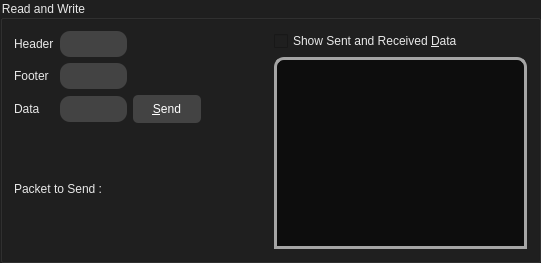
             <widget class="QGroupBox" name="groupBox_2">
              <property name="styleSheet">
               <string notr="true">background-color: rgb(31, 31, 31);
font: 10pt &quot;Segoe UI&quot;;
color: rgb(232, 232, 232);
</string>
              </property>
              <property name="title">
               <string>Read and Write</string>
              </property>
              <layout class="QHBoxLayout" name="horizontalLayout_2">
               <item>
                <layout class="QHBoxLayout" name="horizontalLayout" stretch="5,5">
                 <item>
                  <layout class="QVBoxLayout" name="verticalLayout_2">
                   <property name="bottomMargin">
                    <number>0</number>
                   </property>
                   <item>
                    <layout class="QGridLayout" name="gridLayout" columnstretch="1,2,2,2">
                     <item row="0" column="0">
                      <widget class="QLabel" name="lbl_header">
                       <property name="text">
                        <string>Header</string>
                       </property>
                      </widget>
                     </item>
                     <item row="0" column="1">
                      <widget class="QLineEdit" name="txb_header">
                       <property name="styleSheet">
                        <string notr="true">QLineEdit{
	background: #434343;
	color: #fff;
	border-radius:10px;
	padding:5px;
}
QLineEdit:focus{
  	background-color: rgb(115, 115, 115);
}</string>
                       </property>
                      </widget>
                     </item>
                     <item row="1" column="0">
                      <widget class="QLabel" name="lbl_footer">
                       <property name="text">
                        <string>Footer</string>
                       </property>
                      </widget>
                     </item>
                     <item row="1" column="1">
                      <widget class="QLineEdit" name="txb_footer">
                       <property name="styleSheet">
                        <string notr="true">QLineEdit{
	background: #434343;
	color: #fff;
	border-radius:10px;
	padding:5px;
}
QLineEdit:focus{
  	background-color: rgb(115, 115, 115);
}</string>
                       </property>
                      </widget>
                     </item>
                     <item row="2" column="0">
                      <widget class="QLabel" name="lbl_data">
                       <property name="text">
                        <string>Data</string>
                       </property>
                      </widget>
                     </item>
                     <item row="2" column="1">
                      <widget class="QLineEdit" name="txb_data">
                       <property name="styleSheet">
                        <string notr="true">QLineEdit{
	background: #434343;
	color: #fff;
	border-radius:10px;
	padding:5px;
}
QLineEdit:focus{
  	background-color: rgb(115, 115, 115);
}</string>
                       </property>
                      </widget>
                     </item>
                     <item row="2" column="2">
                      <widget class="QPushButton" name="btn_send">
                       <property name="styleSheet">
                        <string notr="true">QPushButton {
	background: #434343;
	color: #fff;
	padding: 7px;
	border-radius: 5px;
}
QPushButton:hover:!pressed{
	background-color: rgb(115, 115, 115);
}
</string>
                       </property>
                       <property name="text">
                        <string>&amp;Send</string>
                       </property>
                      </widget>
                     </item>
                     <item row="2" column="3">
                      <spacer name="horizontalSpacer_5">
                       <property name="orientation">
                        <enum>Qt::Horizontal</enum>
                       </property>
                       <property name="sizeHint" stdset="0">
                        <size>
                         <width>40</width>
                         <height>20</height>
                        </size>
                       </property>
                      </spacer>
                     </item>
                    </layout>
                   </item>
                   <item>
                    <layout class="QHBoxLayout" name="horizontalLayout_10">
                     <item>
                      <widget class="QLabel" name="lbl_packet">
                       <property name="text">
                        <string>Packet to Send :</string>
                       </property>
                      </widget>
                     </item>
                     <item>
                      <spacer name="horizontalSpacer_3">
                       <property name="orientation">
                        <enum>Qt::Horizontal</enum>
                       </property>
                       <property name="sizeHint" stdset="0">
                        <size>
                         <width>40</width>
                         <height>20</height>
                        </size>
                       </property>
                      </spacer>
                     </item>
                    </layout>
                   </item>
                  </layout>
                 </item>
                 <item>
                  <layout class="QVBoxLayout" name="verticalLayout_8">
                   <item>
                    <widget class="QCheckBox" name="chBox_show_data">
                     <property name="text">
                      <string>Show Sent and Received &amp;Data</string>
                     </property>
                    </widget>
                   </item>
                   <item>
                    <widget class="QPlainTextEdit" name="ptxtEdit_log">
                     <property name="styleSheet">
                      <string notr="true">color: rgb(255, 255, 255);
background-color: rgb(13, 13, 13);
border:3px solid rgb(165, 165, 165);
border-top-left-radius:10px;
border-top-right-radius:10px;
</string>
                     </property>
                     <property name="readOnly">
                      <bool>true</bool>
                     </property>
                    </widget>
                   </item>
                  </layout>
                 </item>
                </layout>
               </item>
              </layout>
             </widget>
